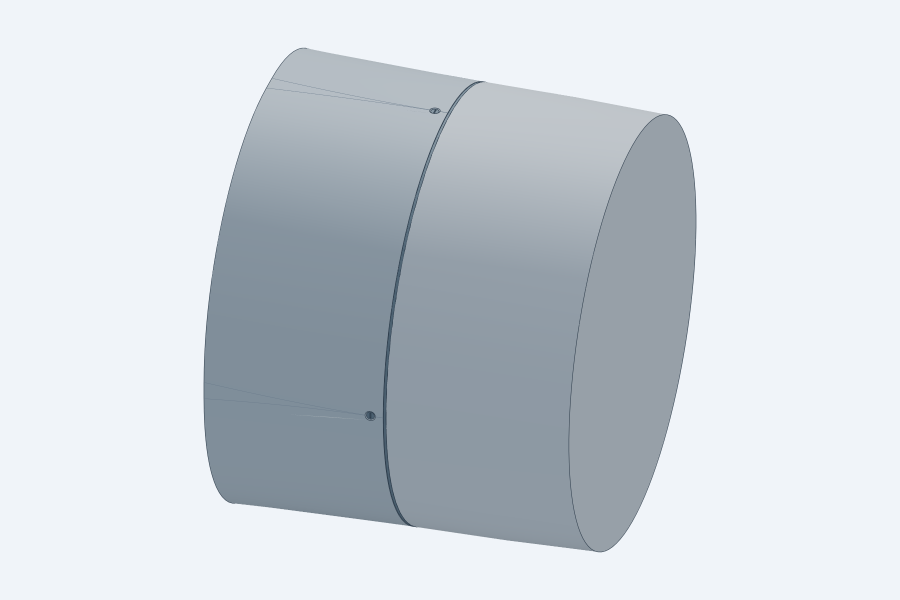
#> input picture cad/halberd_rounded_square/reviews/R16_focus_oblique.png, 1800 x 1200 px (shown at 1/2 size)
$ python render_r16.py
#> lines starting #> are read from the running program, lines starting #| are printed output that depends on the picture
"""R16 focused joint snapshot packet; review evidence only, not an approval."""
import argparse
import json
import subprocess
import sys
from pathlib import Path

from PIL import Image, ImageDraw, ImageFont

ROOT = Path(__file__).resolve().parents[1]
STEP_DIR = ROOT / "STEP"
REVIEW_DIR = ROOT / "reviews"


def output(path, direction, up=None, width=1800, height=1200):
    camera = {"projection": "orthographic", "direction": direction}
    if up is not None:
        camera["up"] = up
    return {
        "path": str(REVIEW_DIR / path),
        "camera": camera,
        "width": width,
        "height": height,
    }


def job(stem, outputs, width=1800, height=1200):
    return {
        "input": str(STEP_DIR / f"{stem}.step"),
        "mode": "view",
        "display": {"mode": "shaded_edges"},
        "output": {"padding": .08, "viewLabels": False},
        "outputs": outputs,
    }


def preview_jobs():
    return [job("halberd_r16_focus", [output(
        "R16_focus_oblique_preview.png", [.3, -1., .65])])]


def shaded_jobs():
    # Separate finish review from CAD face-boundary overlays near the screws.
    result = job("halberd_r16_focus", [
        output("R16_focus_shaded.png", [.3, -1., .65]),
        output("R16_focus_shaded_grazing.png", [.18, 1., .08], [0., 0., 1.]),
    ])
    result["display"]["mode"] = "shaded"
    result["quality"] = {"tessellation": {"chordTolerance": .00005, "angleTolerance": .05}}
    return [result]


def packet_jobs():
    return [
        job("halberd_r16_focus", [
            output("R16_focus_oblique.png", [.3, -1., .65]),
            output("R16_focus_oblique_opposed.png", [-.3, 1., .65]),
            output("R16_focus_side.png", [0., 1., 0.], [0., 0., 1.]),
            output("R16_focus_grazing.png", [.18, 1., .08], [0., 0., 1.]),
            output("R16_focus_end.png", [1., 0., 0.], [0., 0., 1.], 1500, 1500),
        ]),
        job("halberd_r16", [
            output("R16_whole.png", [.35, 1., .65], width=2200, height=850),
            output("R16_opposite.png", [-.35, -1., .65], width=2200, height=850),
        ]),
        job("halberd_r16_separated", [
            output("R16_separated.png", [.3, 1., .65], width=2200, height=850),
        ]),
        job("kris_joint_reference", [
            output("R16_Kris_joint_oblique.png", [.35, 1., .65]),
            output("R16_Kris_joint_side.png", [0., 1., 0.], [0., 0., 1.]),
        ]),
    ]


def run_snapshot(jobs, manifest):
    manifest.write_text(json.dumps(jobs, indent=2) + "\n")
    subprocess.run([
        sys.executable, "-m", "cadgen.cli", "step", "snapshot", "--job", str(manifest)
    ], cwd=ROOT, check=True)
#> (this line was passed over: subprocess is not available in this run)


def make_board():
    names = (
        "R16_focus_oblique.png", "R16_focus_oblique_opposed.png", "R16_focus_side.png",
        "R16_focus_grazing.png", "R16_focus_end.png", "R16_Kris_joint_oblique.png",
        "R16_Kris_joint_side.png", "R16_whole.png", "R16_opposite.png", "R16_separated.png",
    )
    columns, cell_w, cell_h, margin, header = 2, 1740, 610, 30, 86
    rows = (len(names) + columns - 1) // columns
    board = Image.new("RGB", (columns * cell_w + margin, rows * cell_h + header), "#edf2f7")
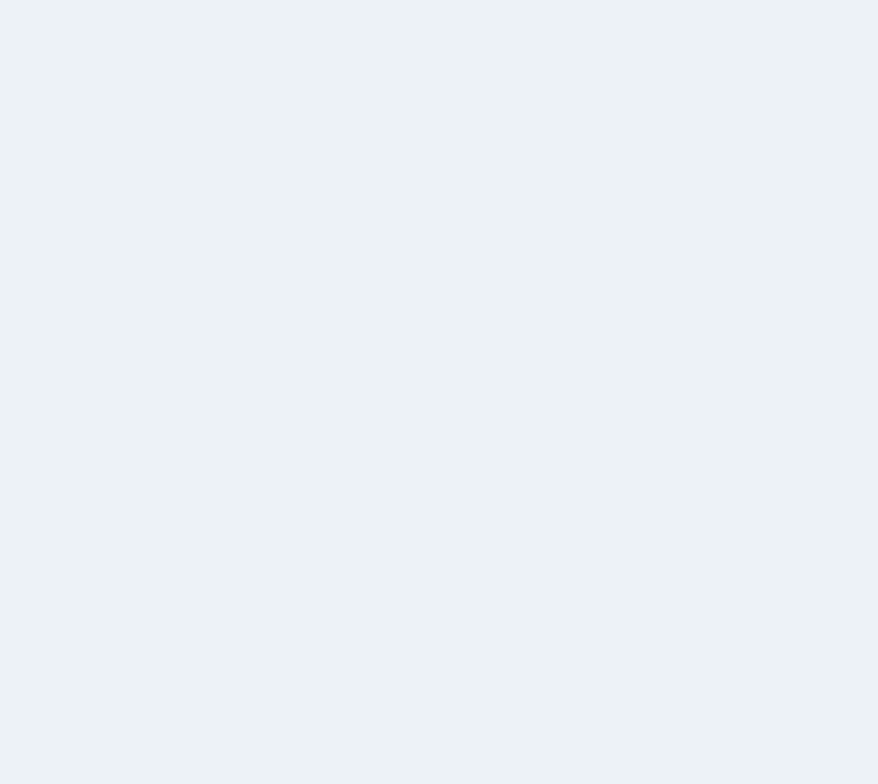
#> board: PIL image 3510x3136 RGB (shown at 1/4 size); mean R, G, B 237, 242, 247
    draw = ImageDraw.Draw(board)
    font = ImageFont.truetype("C:/Windows/Fonts/arial.ttf", 30)
    small = ImageFont.truetype("C:/Windows/Fonts/arial.ttf", 22)
    draw.text((20, 18), "HALBERD R16 / NOSE-BODY JOINT PROTOTYPE — REVIEW EVIDENCE", font=font,
              fill="#24394a")
    for index, name in enumerate(names):
        col, row = index % columns, index // columns
        x, y = margin // 2 + col * cell_w, header + row * cell_h
        draw.text((x + 6, y + 2), name.removesuffix(".png"), font=small, fill="#24394a")
        image = Image.open(REVIEW_DIR / name).convert("RGB")
        image.thumbnail((cell_w - 18, cell_h - 42))
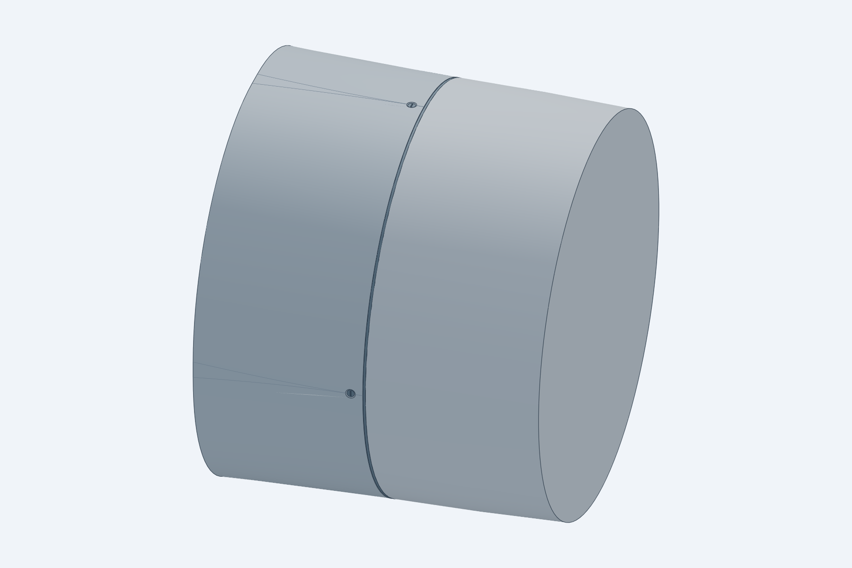
#> image: PIL image 852x568 RGB; mean R, G, B 205.3, 211.9, 218.5
        board.paste(image, (x + 6, y + 34))
    board.save(REVIEW_DIR / "Halberd_R16_Nose_Body_Joint.png")


def main():
    parser = argparse.ArgumentParser()
    parser.add_argument("--preview", action="store_true", help="render one representative view")
    parser.add_argument("--shaded", action="store_true", help="render finish review without CAD edge overlays")
    args = parser.parse_args()
    if args.shaded:
        run_snapshot(shaded_jobs(), REVIEW_DIR / "R16_shaded_snapshot.json")
        return
    if args.preview:
        run_snapshot(preview_jobs(), REVIEW_DIR / "R16_preview_snapshot.json")
        print(REVIEW_DIR / "R16_focus_oblique_preview.png")
        return
    run_snapshot(packet_jobs(), REVIEW_DIR / "R16_snapshot.json")
    make_board()
    print(REVIEW_DIR / "Halberd_R16_Nose_Body_Joint.png")


if __name__ == "__main__":
#> (the run stopped early here; a loop or call above may not have finished)
